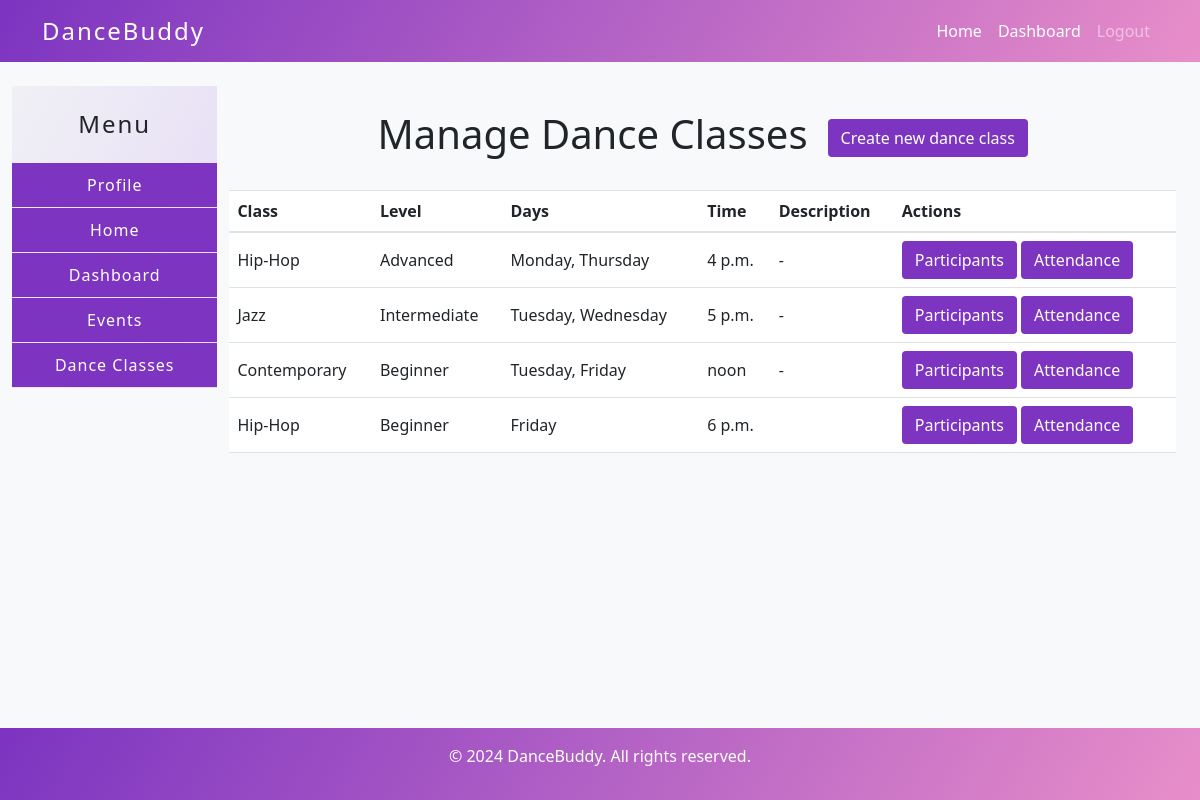
Screenshot of /management/dance_class/ (signed in) with the database file from the repository.
### BasicBackend/models.py (models this page shows, shortened)
class DanceClass(models.Model):
    LEVEL_CHOICES = [
        ('beginner', 'Begginner'),
        ('intermediate', 'Intermediate'),
        ('advanced', 'Advanced')
    ]
    DAY_CHOICES = [
        ('monday', 'Monday'),
        ('tuesday', 'Tuesday'),
        ('wednesday', 'Wednesday'),
        ('thursday', 'Thursday'),
        ('friday', 'Friday')
    ]
    title = models.CharField(max_length=100)
    level = models.CharField(max_length=20, choices=LEVEL_CHOICES, default='beginner')
    description = models.TextField(null=True, blank=True)
    time = models.TimeField()
    days = MultiSelectField(choices=DAY_CHOICES)
    users = models.ManyToManyField('User', through='DanceClassAssignment', related_name='dance_classes')
    instructor = models.ForeignKey('User', on_delete=models.SET_NULL, null=True, blank=True,
                                   related_name='instructed_classes')

### BasicBackend/views.py (the view)
# urls.py: path('', manage_dance_classes, name='manage_dance_classes'),
@login_required
@user_passes_test(is_instructor)
def manage_dance_classes(request):
    instructor_classes = DanceClass.objects.filter(instructor=request.user)
    attendances = DanceClassAttendance.objects.filter(dance_class__in=instructor_classes).order_by(
        'dance_class', 'session_date'
    )
    status_choices = [
        ('pending', 'Pending'),
        ('present', 'Present'),
        ('absent', 'Absent'),
        ('late', 'Late'),
    ]
    grouped_attendances = {}
    for dance_class, class_group in groupby(attendances, key=lambda x: x.dance_class):
        grouped_attendances[dance_class] = {}
        for session_date, date_group in groupby(class_group, key=lambda x: x.session_date):
            grouped_attendances[dance_class][session_date] = list(date_group)
    grouped_attendances_js = {}
    for dance_class, class_group in groupby(attendances, key=lambda x: x.dance_class):
        grouped_attendances_js[dance_class.id] = {}
        for session_date, date_group in groupby(class_group, key=lambda x: x.session_date):
            session_date_str = session_date.strftime('%Y-%m-%d')
            grouped_attendances_js[dance_class.id][session_date_str] = [
                {'status': attendance.status, 'user': attendance.user.id}
                for attendance in date_group
            ]
    grouped_users_js = {}
    for dance_class in instructor_classes:
        grouped_users_js[dance_class.id] = [
            {'first_name': user.first_name, 'last_name': user.last_name, 'id': user.id}
            for user in dance_class.users.all()
        ]
    grouped_users = {}
    for dance_class in instructor_classes:
        grouped_users[dance_class.id] = [
            {'first_name': user.first_name, 'last_name': user.last_name, 'id': user.id}
            for user in dance_class.users.all()
        ]
    return render(request, 'manage_dance_classes.html', {
        'instructor_classes': instructor_classes,
        'attendances': attendances,
        'status_choices': status_choices,
        'users': User.objects.filter(groups__name='Dancer'),
        'instructors': User.objects.filter(groups__name='Instructor'),
        'dance_classes': DanceClass.objects.filter(instructor=request.user),
        'grouped_attendances': grouped_attendances,
        'grouped_attendances_js': json.dumps(grouped_attendances_js),
        'grouped_users': grouped_users,
        'grouped_users_js': json.dumps(grouped_users_js),
        'today_date': date.today().strftime('%Y-%m-%d'),
    })

### BasicBackend/templatetags/custom_filters.py (called while the page is built)
@register.filter
def filter_attendance(attendances, status):
    return [attendance for attendance in attendances if attendance.status == status]

@register.filter
def filter_user_group(group, class_id):
    return group[class_id]

@register.filter
def get_item(dictionary, key):
    return dictionary.get(key)

### BasicBackend/views.py (called while the page is built)
def is_instructor(user):
    return user.groups.filter(name='Instructor').exists()

### templates/manage_dance_classes.html (shortened to what this page needs)
{% extends 'base_generic.html' %}
{% load static %}
{% load custom_filters %}
{% block sidebar %}
    {% include 'instructor_sidebar.html' %}
{% endblock %}
{% block content %}
    <div class="container mt-4">
        <div class="custom-row" style="justify-content: center">
            <h1 class="text-center">Manage Dance Classes</h1>
            <button class="btn-primary-subtle-sm" data-bs-toggle="modal" data-bs-target="#createDanceClassModal">
                Create new dance class
            </button>
        </div>
        <table class="table mt-4">
            <thead>
            <tr>
                <th>Class</th>
                <th>Level</th>
                <th>Days</th>
                <th>Time</th>
                <th>Description</th>
                <th>Actions</th>
            </tr>
            </thead>
            <tbody>
            {% for dance_class in instructor_classes %}
                <tr>
                    <td style="vertical-align: middle">{{ dance_class.title }}</td>
                    <td style="vertical-align: middle">{{ dance_class.level.capitalize }}</td>
                    <td style="vertical-align: middle">{{ dance_class.days }}</td>
                    <td style="vertical-align: middle">{{ dance_class.time }}</td>
                    <td style="vertical-align: middle">{{ dance_class.description }}</td>
                    <td style="vertical-align: middle">
                        <button class="btn-primary-subtle-sm"
                                onclick="toggleTable(
                                        'participants-table-{{ dance_class.id }}',
                                        'participants-title-{{ dance_class.id }}'
                                        )">
                            Participants
                        </button>
                        <button class="btn-primary-subtle-sm"
                                onclick="toggleTable(
                                        'attendance-table-{{ dance_class.id }}',
                                        'attendance-title-{{ dance_class.id }}'
                                        )">
                            Attendance
                        </button>
                    </td>
                </tr>
            {% endfor %}
            </tbody>
        </table>
    </div>
{% endblock %}

### static/css/style.css (style rules this page uses)
body { background-color: #f8f9fa; }
.btn-primary-subtle-sm { background: #7c34c1; color: #ffffff; border: 1px solid transparent; padding: 0.375rem 0.75rem; font-size: 1rem; transition: all 0.3s ease; border-radius: 0.25rem; }
.custom-row { display: flex; justify-content: left; align-items: center; gap: 20px; margin-bottom: .5rem; }
.custom-row button { flex-shrink: 0; }

### rows the page displays
DanceClass: title "Hip-Hop", level "Advanced", days "Monday, Thursday", time "4 p.m.", description "-"
DanceClass: title "Jazz", level "Intermediate", days "Tuesday, Wednesday", time "5 p.m.", description "-"
DanceClass: title "Contemporary", level "Beginner", days "Tuesday, Friday", time "noon", description "-"
DanceClass: title "Hip-Hop", level "Beginner", days "Friday", time "6 p.m."
